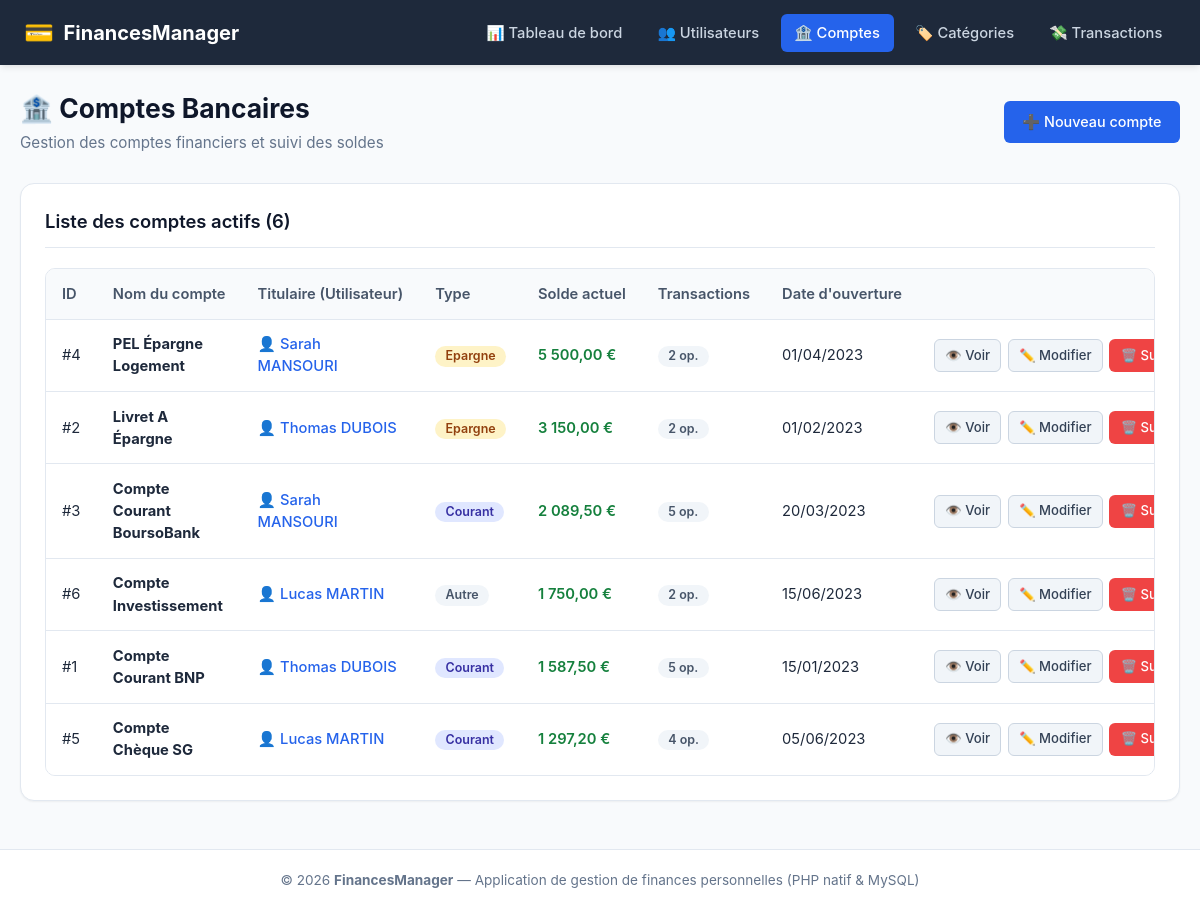
The app's page /comptes/list.php with its own data.
### tables this page shows
CREATE TABLE `Compte_bancaire` (
    `id_compte` INT AUTO_INCREMENT PRIMARY KEY,
    `id_utilisateur` INT NOT NULL,
    `nom_compte` VARCHAR(100) NOT NULL,
    `type_compte` ENUM('courant', 'epargne', 'autre') NOT NULL DEFAULT 'courant',
    `solde` DECIMAL(10,2) NOT NULL DEFAULT 0.00,
    `date_ouverture` DATE NOT NULL,
    CONSTRAINT `fk_compte_utilisateur`
        FOREIGN KEY (`id_utilisateur`)
        REFERENCES `Utilisateur` (`id_utilisateur`)
        ON DELETE CASCADE
        ON UPDATE CASCADE
);

CREATE TABLE `Utilisateur` (
    `id_utilisateur` INT AUTO_INCREMENT PRIMARY KEY,
    `nom` VARCHAR(100) NOT NULL,
    `prenom` VARCHAR(100) NOT NULL,
    `email` VARCHAR(191) NOT NULL UNIQUE,
    `mot_de_passe` VARCHAR(255) NOT NULL,
    `date_creation` DATETIME NOT NULL DEFAULT CURRENT_TIMESTAMP
);

### config/db.php (called while the page is built, shortened)
<?php
function getBaseUrl(): string {
    $scriptDir = str_replace('\\', '/', dirname($_SERVER['SCRIPT_NAME'] ?? ''));
    $subfolders = ['/utilisateurs', '/comptes', '/categories', '/transactions', '/config', '/includes'];
    foreach ($subfolders as $sub) {
        if (str_ends_with($scriptDir, $sub)) {
            $scriptDir = substr($scriptDir, 0, -strlen($sub));
            break;
        }
    }
    $trimmed = rtrim($scriptDir, '/');
    return ($trimmed === '' ? '' : $trimmed) . '/';
}
function escape(?string $value): string {
    return htmlspecialchars($value ?? '', ENT_QUOTES, 'UTF-8');
}
function formatMoney($amount): string {
    return number_format((float)$amount, 2, ',', ' ') . ' €';
}
function formatDate(?string $date): string {
    $timestamp = strtotime($date);
    return $timestamp ? date('d/m/Y', $timestamp) : $date;
}

### comptes/list.php (the view, shortened to what this page needs)
<?php
require_once __DIR__ . '/../config/db.php';
$comptes = [];
if (isset($pdo)) {
    try {
        $sql = "SELECT c.id_compte, c.nom_compte, c.type_compte, c.solde, c.date_ouverture,
                       u.id_utilisateur, u.nom, u.prenom, u.email,
                       COUNT(t.id_transaction) AS nb_transactions
                FROM Compte_bancaire c
                INNER JOIN Utilisateur u ON c.id_utilisateur = u.id_utilisateur
                LEFT JOIN Transaction t ON c.id_compte = t.id_compte
                GROUP BY c.id_compte, c.nom_compte, c.type_compte, c.solde, c.date_ouverture,
                         u.id_utilisateur, u.nom, u.prenom, u.email
                ORDER BY c.solde DESC";
        $stmt = $pdo->query($sql);
        $comptes = $stmt->fetchAll();
    } catch (PDOException $e) {
        $error = "Erreur lors de la récupération des comptes : " . $e->getMessage();
    }
}
require_once __DIR__ . '/../includes/header.php';
?>
<div class="page-header">
    <div>
        <h1 class="page-title">🏦 Comptes Bancaires</h1>
        <p class="page-subtitle">Gestion des comptes financiers et suivi des soldes</p>
    </div>
    <a href="<?= $baseUrl ?>comptes/add.php" class="btn btn-primary">
        ➕ Nouveau compte
    </a>
</div>
<div class="card">
    <div class="card-header">
        <h2 class="card-title">Liste des comptes actifs (<?= count($comptes) ?>)</h2>
    </div>
    <?php if (empty($comptes)): ?>
        <div class="empty-state">
            <div class="empty-state-icon">💳</div>
            <h3 class="empty-state-title">Aucun compte bancaire enregistré</h3>
            <p>Créez un compte pour commencer à y imputer des transactions de débit ou de crédit.</p>
            <div style="margin-top: 1rem;">
                <a href="<?= $baseUrl ?>comptes/add.php" class="btn btn-primary">Ajouter un compte</a>
            </div>
        </div>
    <?php else: ?>
        <div class="table-responsive">
            <table class="data-table">
                <thead>
                    <tr>
                        <th>ID</th>
                        <th>Nom du compte</th>
                        <th>Titulaire (Utilisateur)</th>
                        <th>Type</th>
                        <th>Solde actuel</th>
                        <th>Transactions</th>
                        <th>Date d'ouverture</th>
                        <th style="text-align: right;">Actions</th>
                    </tr>
                </thead>
                <tbody>
                    <?php foreach ($comptes as $compte): ?>
                        <tr>
                            <td>#<?= (int)$compte['id_compte'] ?></td>
                            <td>
                                <strong><?= escape($compte['nom_compte']) ?></strong>
                            </td>
                            <td>
                                👤 <a href="<?= $baseUrl ?>utilisateurs/edit.php?id=<?= (int)$compte['id_utilisateur'] ?>" style="color: var(--primary); text-decoration: none; font-weight: 500;">
                                    <?= escape($compte['prenom'] . ' ' . strtoupper($compte['nom'])) ?>
                                </a>
                            </td>
                            <td>
                                <span class="badge badge-<?= escape($compte['type_compte']) ?>">
                                    <?= ucfirst(escape($compte['type_compte'])) ?>
                                </span>
                            </td>
                            <td>
                                <strong class="<?= $compte['solde'] >= 0 ? 'amount-credit' : 'amount-debit' ?>">
                                    <?= formatMoney($compte['solde']) ?>
                                </strong>
                            </td>
                            <td>
                                <span class="badge badge-autre">
                                    <?= (int)$compte['nb_transactions'] ?> op.
                                </span>
                            </td>
                            <td><?= formatDate($compte['date_ouverture']) ?></td>
                            <td style="text-align: right;">
                                <div class="table-actions" style="justify-content: flex-end;">
                                    <a href="<?= $baseUrl ?>transactions/list.php?compte_id=<?= (int)$compte['id_compte'] ?>" class="btn btn-secondary btn-sm" title="Voir les transactions">
                                        👁️ Voir
                                    </a>
                                    <a href="<?= $baseUrl ?>comptes/edit.php?id=<?= (int)$compte['id_compte'] ?>" class="btn btn-secondary btn-sm" title="Modifier">
                                        ✏️ Modifier
                                    </a>
                                    <a href="<?= $baseUrl ?>comptes/delete.php?id=<?= (int)$compte['id_compte'] ?>"
                                       class="btn btn-danger btn-sm"
                                       title="Supprimer"
                                       data-confirm="⚠️ Attention : La suppression de ce compte supprimera également toutes ses transactions associées en cascade. Confirmer la suppression ?">
                                        🗑️ Supprimer
                                    </a>
                                </div>
                            </td>
                        </tr>
                    <?php endforeach; ?>
                </tbody>
            </table>
        </div>
    <?php endif; ?>
</div>
<?php require_once __DIR__ . '/../includes/footer.php'; ?>

### assets/css/style.css (style rules this page uses)
:root { --primary: #2563eb; --primary-hover: #1d4ed8; --primary-light: #eff6ff; --secondary: #64748b; --secondary-hover: #475569; --success: #10b981; --success-light: #ecfdf5; --danger: #ef4444; --danger-light: #fef2f2; --warning: #f59e0b; --warning-light: #fffbeb; --info: #0ea5e9; --info-light: #f0f9ff; --bg: #f8fafc; --card-bg: #ffffff; --text-main: #0f172a; --text-muted: #64748b; --border: #e2e8f0; --border-focus: #93c5fd; --radius-sm: 6px; --radius-md: 10px; --radius-lg: 14px; --shadow-sm: 0 1px 2px rgba(0, 0, 0, 0.05); --shadow-md: 0 4px 6px -1px rgba(0, 0, 0, 0.08), 0 2px 4px -2px rgba(0, 0, 0, 0.05); --shadow-lg: 0 10px 15px -3px rgba(0, 0, 0, 0.08), 0 4px 6px -4px rgba(0, 0, 0, 0.05); }
* { box-sizing: border-box; margin: 0; padding: 0; }
body { font-family: -apple-system, BlinkMacSystemFont, "Segoe UI", Roboto, Oxygen, Ubuntu, Cantarell, "Open Sans", sans-serif; background-color: var(--bg); color: var(--text-main); line-height: 1.5; min-height: 100vh; display: flex; flex-direction: column; }
.page-header { display: flex; justify-content: space-between; align-items: center; flex-wrap: wrap; gap: 1rem; margin-bottom: 1.75rem; }
.page-title { font-size: 1.65rem; font-weight: 700; color: #0f172a; }
.page-subtitle { font-size: 0.95rem; color: var(--text-muted); margin-top: 0.2rem; }
.card { background-color: var(--card-bg); border: 1px solid var(--border); border-radius: var(--radius-lg); box-shadow: var(--shadow-sm); padding: 1.5rem; margin-bottom: 1.5rem; }
.card-header { display: flex; justify-content: space-between; align-items: center; margin-bottom: 1.25rem; padding-bottom: 0.75rem; border-bottom: 1px solid var(--border); }
.card-title { font-size: 1.15rem; font-weight: 600; }
.btn { display: inline-flex; align-items: center; justify-content: center; gap: 0.45rem; padding: 0.55rem 1.1rem; border-radius: var(--radius-sm); font-size: 0.9rem; font-weight: 500; text-decoration: none; cursor: pointer; border: 1px solid transparent; transition: background-color 0.15s ease, border-color 0.15s ease, transform 0.1s ease; }
.btn-primary { background-color: var(--primary); color: #ffffff; }
.btn-secondary { background-color: #f1f5f9; color: #334155; border-color: #cbd5e1; }
.btn-danger { background-color: var(--danger); color: #ffffff; }
.btn-sm { padding: 0.35rem 0.65rem; font-size: 0.82rem; border-radius: var(--radius-sm); }
.table-responsive { width: 100%; overflow-x: auto; -webkit-overflow-scrolling: touch; border-radius: var(--radius-md); border: 1px solid var(--border); background-color: #ffffff; }
.data-table { width: 100%; border-collapse: collapse; text-align: left; font-size: 0.92rem; }
.data-table th { background-color: #f8fafc; color: #475569; font-weight: 600; padding: 0.85rem 1rem; border-bottom: 1px solid var(--border); white-space: nowrap; }
.data-table td { padding: 0.85rem 1rem; border-bottom: 1px solid var(--border); vertical-align: middle; color: #1e293b; }
.data-table tbody tr:last-child td { border-bottom: none; }
.table-actions { display: flex; gap: 0.4rem; align-items: center; white-space: nowrap; }
.badge { display: inline-flex; align-items: center; gap: 0.3rem; padding: 0.25rem 0.65rem; border-radius: 9999px; font-size: 0.78rem; font-weight: 600; line-height: 1; }
.badge-courant { background-color: #e0e7ff; color: #3730a3; }
.badge-epargne { background-color: #fef3c7; color: #92400e; }
.badge-autre { background-color: #f1f5f9; color: #475569; }
.amount-credit { color: #15803d; font-weight: 600; }

### records on screen
compte_bancaire: id_compte "4", nom_compte "PEL Épargne Logement", id_utilisateur.nom "Sarah MANSOURI", type_compte "Epargne", solde "5 500,00 €", nb_transactions "2", date_ouverture "01/04/2023"
compte_bancaire: id_compte "2", nom_compte "Livret A Épargne", id_utilisateur.nom "Thomas DUBOIS", type_compte "Epargne", solde "3 150,00 €", nb_transactions "2", date_ouverture "01/02/2023"
compte_bancaire: id_compte "3", nom_compte "Compte Courant BoursoBank", id_utilisateur.nom "Sarah MANSOURI", type_compte "Courant", solde "2 089,50 €", nb_transactions "5", date_ouverture "20/03/2023"
compte_bancaire: id_compte "6", nom_compte "Compte Investissement", id_utilisateur.nom "Lucas MARTIN", type_compte "Autre", solde "1 750,00 €", nb_transactions "2", date_ouverture "15/06/2023"
compte_bancaire: id_compte "1", nom_compte "Compte Courant BNP", id_utilisateur.nom "Thomas DUBOIS", type_compte "Courant", solde "1 587,50 €", nb_transactions "5", date_ouverture "15/01/2023"
compte_bancaire: id_compte "5", nom_compte "Compte Chèque SG", id_utilisateur.nom "Lucas MARTIN", type_compte "Courant", solde "1 297,20 €", nb_transactions "4", date_ouverture "05/06/2023"

### other values on screen
count($comptes) "6"
